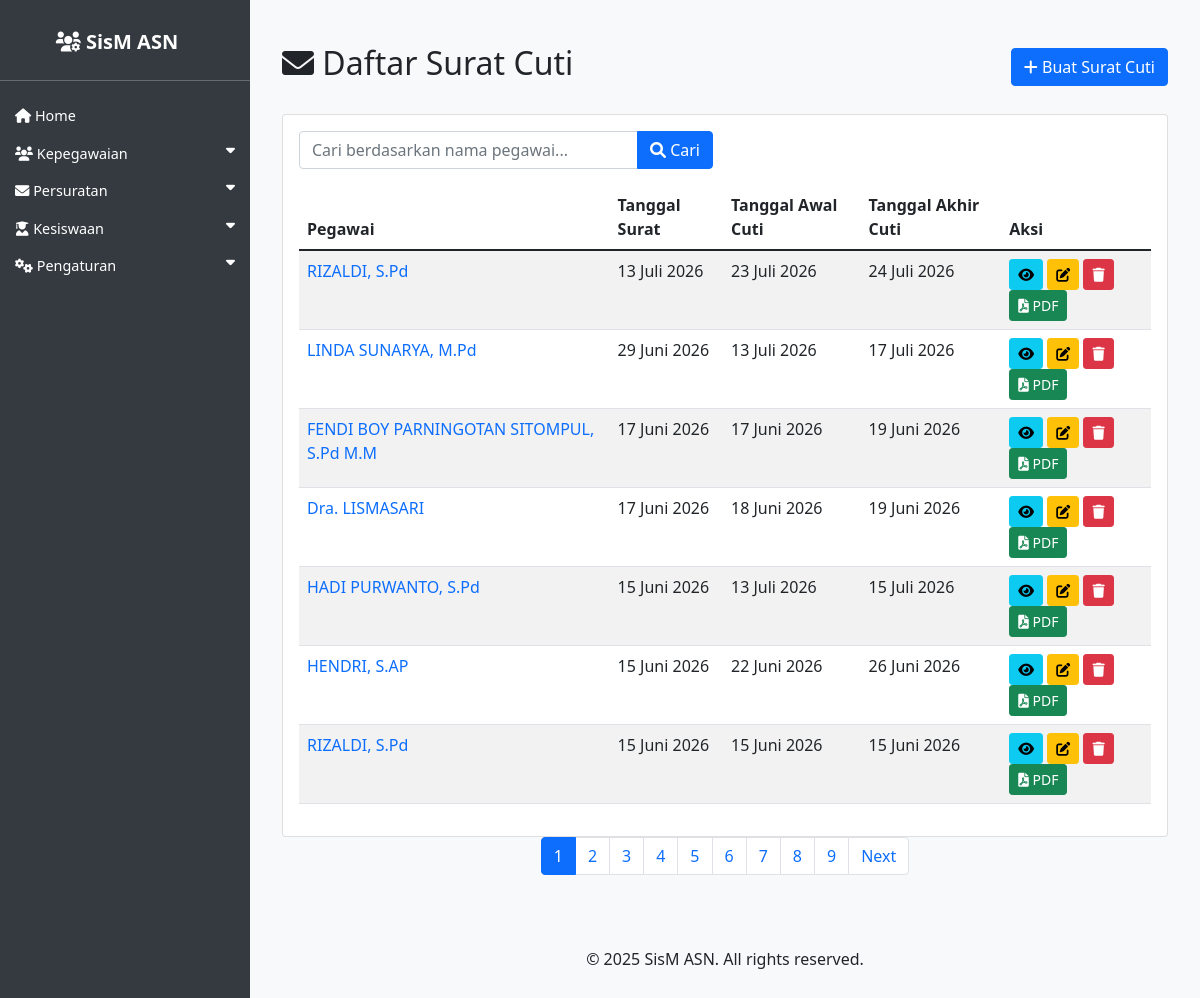
Page /asn/surat_cuti/ on the earlier database version.
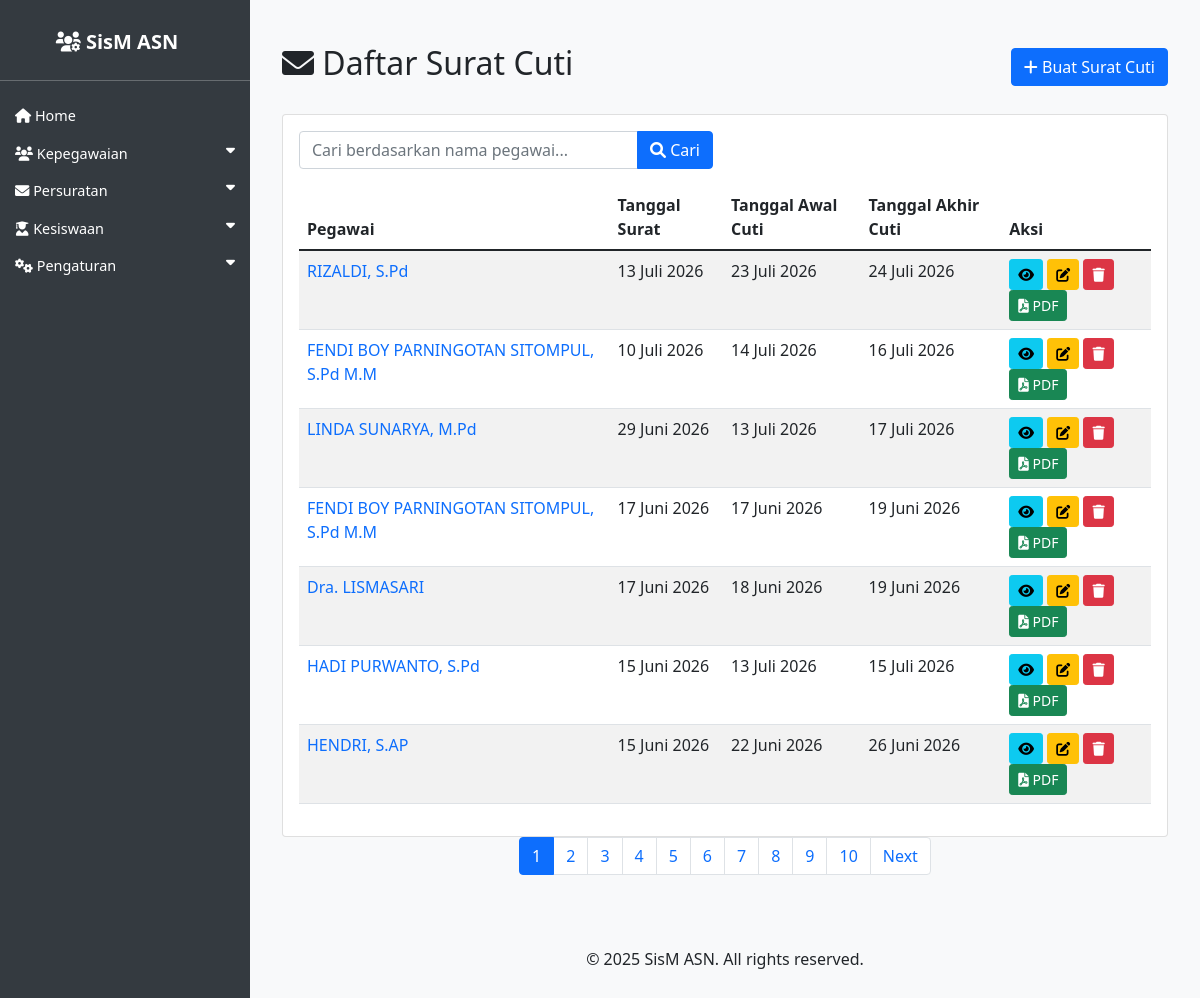
Same page on the later database version.
### asn_app/models.py (models this page shows, shortened)
class SuratCuti(models.Model):
    JENIS_CUTI_CHOICES = [
        ('Cuti Tahunan', 'Cuti Tahunan'),
        ('Cuti Sakit', 'Cuti Sakit'),
        ('Cuti Alasan Penting', 'Cuti Alasan Penting'),
        ('Cuti Diluar Tanggungan Negara', 'Cuti Diluar Tanggungan Negara'),
        ('Cuti Melahirkan', 'Cuti Melahirkan'),
        ('Cuti Besar', 'Cuti Besar'),
    ]
    tempat_ditetapkan = models.CharField(max_length=100, verbose_name='Tempat Ditetapkan')
    tanggal_surat = models.DateField(verbose_name='Tanggal Surat')
    nomor_surat = models.CharField(max_length=100, blank=True, null=True, verbose_name='Nomor Surat')
    sifat_surat = models.CharField(max_length=100, blank=True, null=True, verbose_name='Sifat Surat')
    lampiran_surat = models.CharField(max_length=100, blank=True, null=True, verbose_name='Lampiran Surat')
    perihal_surat = models.CharField(max_length=255, blank=True, null=True, verbose_name='Perihal Surat')
    tujuan_surat = models.CharField(max_length=200, verbose_name='Tujuan Surat')
    jenis_cuti = models.CharField(max_length=50, choices=JENIS_CUTI_CHOICES, default='Cuti Tahunan', verbose_name='Jenis Cuti')
    pegawai = models.ForeignKey(ASN, on_delete=models.CASCADE, related_name='surat_cuti_pegawai', verbose_name='Pegawai')
    tanggal_awal = models.DateField(verbose_name='Tanggal Awal Cuti')
    tanggal_akhir = models.DateField(verbose_name='Tanggal Akhir Cuti')
    alasan_cuti = models.TextField(blank=True, null=True, verbose_name='Alasan Cuti')
    penandatangan = models.ForeignKey(ASN, on_delete=models.SET_NULL, null=True, blank=True, related_name='surat_cuti_penandatangan', verbose_name='Penandatangan')
    kop_surat = models.ForeignKey(KopSurat, on_delete=models.SET_NULL, null=True, blank=True, verbose_name='Kop Surat')
    created_at = models.DateTimeField(auto_now_add=True)
    updated_at = models.DateTimeField(auto_now=True)
    class Meta:
        verbose_name_plural = "Surat Cuti"
        ordering = ['-tanggal_surat']

class ASN(models.Model):
    JENIS_KELAMIN_CHOICES = [
        ('L', 'Laki-laki'),
        ('P', 'Perempuan'),
    ]
    AGAMA_CHOICES = [
        ('ISLAM', 'Islam'),
        ('KRISTEN', 'Kristen'),
        ('KATOLIK', 'Katolik'),
        ('HINDU', 'Hindu'),
        ('BUDDHA', 'Buddha'),
        ('KONGHUCU', 'Konghucu'),
    ]
    nip = models.CharField(max_length=18, unique=True, null=True, blank=True)
    nama = models.CharField(max_length=100)
    tempat_lahir = models.CharField(max_length=50)
    tanggal_lahir = models.DateField()
    jenis_kelamin = models.CharField(max_length=1, choices=JENIS_KELAMIN_CHOICES)
    agama = models.CharField(max_length=10, choices=AGAMA_CHOICES)
    alamat = models.TextField()
    email = models.EmailField()
    telepon = models.CharField(max_length=15)
    jabatan = models.CharField(max_length=100)
    pangkat = models.CharField(max_length=50, null=True, blank=True)
    golongan = models.CharField(max_length=5, null=True, blank=True)
    nama_istri_suami = models.CharField(max_length=100, blank=True, null=True, verbose_name='Nama Istri/Suami')
    unit_kerja = models.CharField(max_length=100)
    foto = models.ImageField(upload_to='asn_fotos/', blank=True, null=True)
    pendidikan_terakhir = models.CharField(max_length=255, blank=True, verbose_name='Pendidikan Terakhir')
    tmt_pangkat = models.DateField(null=True, blank=True, verbose_name='TMT Pangkat')
    tmt_cpns = models.DateField(null=True, blank=True, verbose_name='TMT CPNS')
    tmt_jabatan = models.DateField(null=True, blank=True, verbose_name='TMT Jabatan')
    created_at = models.DateTimeField(auto_now_add=True)
    updated_at = models.DateTimeField(auto_now=True)

### asn_app/views.py (the view)
# urls.py: path('surat_cuti/', views.SuratCutiListView.as_view(), name='surat_cuti_list'),
class SuratCutiListView(ListView):
    model = SuratCuti
    template_name = 'asn_app/surat_cuti_list.html'
    context_object_name = 'surat_cuti_list'
    paginate_by = 7
    def get_queryset(self):
        queryset = super().get_queryset()
        search_query = self.request.GET.get('nama', '')
        if search_query:
            queryset = queryset.filter(pegawai__nama__icontains=search_query)
        return queryset

### asn_app/templates/asn_app/surat_cuti_list.html (shortened to what this page needs)
{% extends 'asn_app/base.html' %}
{% load indonesian_date_tags %}
{% block content %}
<div class="container mt-4">
    <div class="d-flex justify-content-between align-items-center mb-4">
        <h2><i class="fas fa-envelope"></i> Daftar Surat Cuti</h2>
        <div>
            <a href="{% url 'surat_cuti_create' %}" class="btn btn-primary">
                <i class="fas fa-plus"></i> Buat Surat Cuti
            </a>
        </div>
    </div>
    <div class="card">
        <div class="card-body">
            <form method="get" action="{% url 'surat_cuti_list' %}" class="mb-3">
                <div class="row">
                    <div class="col-md-6">
                        <div class="input-group">
                            <input
                                type="text"
                                class="form-control"
                                name="nama"
                                placeholder="Cari berdasarkan nama pegawai..."
                                value="{{ request.GET.nama }}"
                            >
                            <button type="submit" class="btn btn-primary">
                                <i class="fas fa-search"></i> Cari
                            </button>
                        </div>
                    </div>
                </div>
            </form>
            <div class="table-responsive">
                <table class="table table-striped">
                    <thead>
                        <tr>
                            <th>Pegawai</th>
                            <th>Tanggal Surat</th>
                            <th>Tanggal Awal Cuti</th>
                            <th>Tanggal Akhir Cuti</th>
                            <th>Aksi</th>
                        </tr>
                    </thead>
                    <tbody>
                        {% for surat_cuti in surat_cuti_list %}
                        <tr>
                            <td>
                                <a href="{% url 'laporan_cuti_pdf' surat_cuti.pegawai.pk %}" target="_blank" class="text-decoration-none">
                                    {{ surat_cuti.pegawai.nama }}
                                </a>
                            </td>
                            <td>{{ surat_cuti.tanggal_surat|indonesian_date:"%d %B %Y" }}</td>
                            <td>{{ surat_cuti.tanggal_awal|indonesian_date:"%d %B %Y" }}</td>
                            <td>{{ surat_cuti.tanggal_akhir|indonesian_date:"%d %B %Y" }}</td>
                            <td>
                                <a href="{% url 'surat_cuti_detail' surat_cuti.pk %}" class="btn btn-sm btn-info">
                                    <i class="fas fa-eye"></i>
                                </a>
                                <a href="{% url 'surat_cuti_update' surat_cuti.pk %}" class="btn btn-sm btn-warning">
                                    <i class="fas fa-edit"></i>
                                </a>
                                <a href="{% url 'surat_cuti_delete' surat_cuti.pk %}" class="btn btn-sm btn-danger">
                                    <i class="fas fa-trash"></i>
                                </a>
                                <a href="{% url 'surat_cuti_export_pdf' surat_cuti.pk %}" class="btn btn-sm btn-success" target="_blank">
                                    <i class="fas fa-file-pdf"></i> PDF
                                </a>
                            </td>
                        </tr>
                        {% endfor %}
                    </tbody>
                </table>
            </div>
        </div>
    </div>
    {% if is_paginated %}
    <nav aria-label="Page navigation">
        <ul class="pagination justify-content-center">
            {% for num in page_obj.paginator.page_range %}
                <li class="page-item {% if page_obj.number == num %}active{% endif %}">
                    <a class="page-link" href="?page={{ num }}{% if request.GET.nama %}&nama={{ request.GET.nama }}{% endif %}">{{ num }}</a>
                </li>
            {% endfor %}
            {% if page_obj.has_next %}
                <li class="page-item">
                    <a class="page-link" href="?page={{ page_obj.next_page_number }}{% if request.GET.nama %}&nama={{ request.GET.nama }}{% endif %}">Next</a>
                </li>
            {% endif %}
        </ul>
    </nav>
    {% endif %}
</div>
{% endblock %}

### asn_app/templates/asn_app/base.html (shortened to what this page needs)
{% load indonesian_date_tags %}
<!DOCTYPE html>
<html lang="id">
<head>
    <link href="https://cdn.jsdelivr.net/npm/bootstrap@5.1.3/dist/css/bootstrap.min.css" rel="stylesheet">
    <link href="https://cdnjs.cloudflare.com/ajax/libs/font-awesome/6.0.0/css/all.min.css" rel="stylesheet">
                    </head>
                    <body>
                        <div class="sidebar" id="sidebar">
                            <h4 class="text-center">
                                <a href="{% url 'asn_list' %}" class="navbar-brand">
                                    <i class="fas fa-users-cog"></i> SisM ASN
                                </a>
                            </h4>
                            <hr>
                                                        <ul class="nav flex-column">
                                                            <li class="nav-item">
                                                                <a class="nav-link" href="{% url 'asn_list' %}">
                                                                    <i class="fas fa-home"></i> Home
                                                                </a>
                                                            </li>
                                                            <li class="nav-item">
                                                                <a class="nav-link" data-bs-toggle="collapse" href="#kepegawaianSubmenu" role="button" aria-expanded="false" aria-controls="kepegawaianSubmenu">
                                                                    <i class="fas fa-users"></i> Kepegawaian <i class="fas fa-caret-down float-end"></i>
                                                                </a>
                                                            </li>
                                                            <li class="nav-item">
                                                                <a class="nav-link" data-bs-toggle="collapse" href="#persuratanSubmenu" role="button" aria-expanded="false" aria-controls="persuratanSubmenu">
                                                                    <i class="fas fa-envelope"></i> Persuratan <i class="fas fa-caret-down float-end"></i>
                                                                </a>
                                                            </li>
                                                            <li class="nav-item">
                                                                <a class="nav-link" data-bs-toggle="collapse" href="#kesiswaanSubmenu" role="button" aria-expanded="false" aria-controls="kesiswaanSubmenu">
                                                                    <i class="fas fa-user-graduate"></i> Kesiswaan <i class="fas fa-caret-down float-end"></i>
                                                                </a>
                                                            </li>
                                                            <li class="nav-item">
                                                                <a class="nav-link" data-bs-toggle="collapse" href="#pengaturanSubmenu" role="button" aria-expanded="false" aria-controls="pengaturanSubmenu">
                                                                    <i class="fas fa-cogs"></i> Pengaturan <i class="fas fa-caret-down float-end"></i>
                                                                </a>
                                                            </li>
                                                        </ul>
                        </div>
                        <div class="content" id="content">
                            <main>
                                {% block content %}
                                {% endblock %}
                            </main>
                            <footer class="py-4 mt-5">
                                <div class="container text-center">
                                    <p>&copy; 2025 SisM ASN. All rights reserved.</p>
                                </div>
                            </footer>
                        </div>
                    </body>
                        </html>

### asn_app/templates/asn_app/base.html (style rules this page uses)
body { display: flex; min-height: 100vh; flex-direction: column; background-color: #f8f9fa; }
.sidebar { width: 250px; background: #343a40; color: white; position: fixed; height: 100%; padding-top: 20px; z-index: 1000; left: 0; transition: left 0.3s; }
.sidebar a { color: white; text-decoration: none; display: block; padding: 10px 15px; }
.sidebar .nav-link { font-size: 0.9rem; padding: 8px 15px; }
.content { padding: 20px; flex-grow: 1; transition: margin-left 0.3s; margin-left: 250px; }
.navbar-brand { font-weight: bold; }

Differences in the rows shown:
no longer on this page (row unchanged): SuratCuti: pegawai.nama "RIZALDI, S.Pd", tanggal_surat|indonesian_date "15 Juni 2026", tanggal_awal|indonesian_date "15 Juni 2026", tanggal_akhir|indonesian_date "15 Juni 2026"
added SuratCuti: pegawai.nama "FENDI BOY PARNINGOTAN SITOMPUL, S.Pd M.M", tanggal_surat|indonesian_date "10 Juli 2026", tanggal_awal|indonesian_date "14 Juli 2026", tanggal_akhir|indonesian_date "16 Juli 2026"
Other differences:
new list line: "10"
